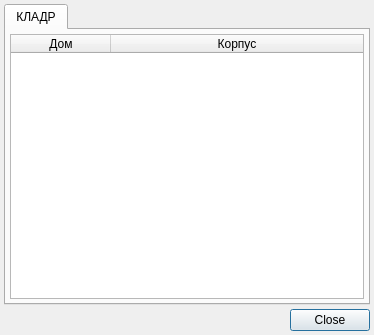
<?xml version="1.0" encoding="UTF-8"?>
<ui version="4.0">
 <class>ClientHousesList</class>
 <widget class="QDialog" name="ClientHousesList">
  <property name="geometry">
   <rect>
    <x>0</x>
    <y>0</y>
    <width>374</width>
    <height>335</height>
   </rect>
  </property>
  <property name="windowTitle">
   <string>Номера домов</string>
  </property>
  <property name="sizeGripEnabled">
   <bool>false</bool>
  </property>
  <layout class="QVBoxLayout" name="verticalLayout_2">
   <property name="spacing">
    <number>4</number>
   </property>
   <property name="margin">
    <number>4</number>
   </property>
   <item>
    <widget class="QTabWidget" name="tabWidget">
     <widget class="QWidget" name="kladrTab">
      <attribute name="title">
       <string>КЛАДР</string>
      </attribute>
      <layout class="QVBoxLayout" name="verticalLayout">
       <property name="spacing">
        <number>4</number>
       </property>
       <property name="margin">
        <number>4</number>
       </property>
       <item>
        <widget class="QTableWidget" name="tblHousesList">
         <property name="editTriggers">
          <set>QAbstractItemView::NoEditTriggers</set>
         </property>
         <property name="selectionMode">
          <enum>QAbstractItemView::SingleSelection</enum>
         </property>
         <property name="selectionBehavior">
          <enum>QAbstractItemView::SelectRows</enum>
         </property>
         <attribute name="horizontalHeaderStretchLastSection">
          <bool>true</bool>
         </attribute>
         <attribute name="verticalHeaderVisible">
          <bool>false</bool>
         </attribute>
         <attribute name="verticalHeaderDefaultSectionSize">
          <number>20</number>
         </attribute>
         <column>
          <property name="text">
           <string>Дом</string>
          </property>
         </column>
         <column>
          <property name="text">
           <string>Корпус</string>
          </property>
         </column>
        </widget>
       </item>
      </layout>
     </widget>
    </widget>
   </item>
   <item>
    <widget class="QDialogButtonBox" name="buttonBox">
     <property name="orientation">
      <enum>Qt::Horizontal</enum>
     </property>
     <property name="standardButtons">
      <set>QDialogButtonBox::Close</set>
     </property>
     <property name="centerButtons">
      <bool>false</bool>
     </property>
    </widget>
   </item>
  </layout>
 </widget>
 <tabstops>
  <tabstop>buttonBox</tabstop>
 </tabstops>
 <resources/>
 <connections>
  <connection>
   <sender>buttonBox</sender>
   <signal>accepted()</signal>
   <receiver>ClientHousesList</receiver>
   <slot>hide()</slot>
   <hints>
    <hint type="sourcelabel">
     <x>158</x>
     <y>121</y>
    </hint>
    <hint type="destinationlabel">
     <x>117</x>
     <y>106</y>
    </hint>
   </hints>
  </connection>
  <connection>
   <sender>buttonBox</sender>
   <signal>rejected()</signal>
   <receiver>ClientHousesList</receiver>
   <slot>hide()</slot>
   <hints>
    <hint type="sourcelabel">
     <x>238</x>
     <y>99</y>
    </hint>
    <hint type="destinationlabel">
     <x>247</x>
     <y>107</y>
    </hint>
   </hints>
  </connection>
 </connections>
</ui>
